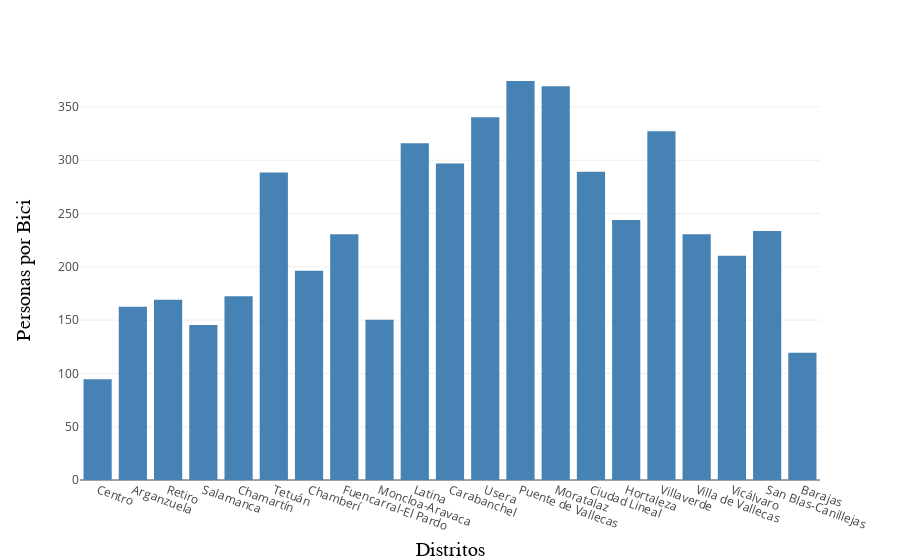

The cell this chart's notebook holds for it:
### Code cell
fig = px.bar(df_con_scrapper, y='personas por bici', x='nombre', 
             labels={'nombre': 'Distrito', 'area': 'Personas por Bici'},
             color_discrete_sequence=['#4682B4'])

fig.update_xaxes(tickangle=20, tickmode='array')
fig.update_xaxes(title_standoff=20)
# Poner el nombre del eje x en negrita
fig.update_xaxes(title_text='Distritos', title_font=dict(size=20, family='Arial', color='black'))

# Poner el nombre del eje y en negrita
fig.update_yaxes(title_text='Personas por Bici', title_font=dict(size=20, family='Arial', color='black'))

### Figure 1 — Plotly figure (JSON) as saved in the notebook; plotly's stock layout.template omitted (floating-point values rounded to 4 significant figures)
{"data": [{"alignmentgroup": "True", "hovertemplate": "Distrito=%{x}<br>personas por bici=%{y}<extra></extra>", "legendgroup": "", "marker": {"color": "#4682B4", "pattern": {"shape": ""}}, "name": "", "offsetgroup": "", "orientation": "v", "showlegend": false, "textposition": "auto", "type": "bar", "x": ["Centro", "Arganzuela", "Retiro", "Salamanca", "Chamartín", "Tetuán", "Chamberí", "Fuencarral-El Pardo", "Moncloa-Aravaca", "Latina", "Carabanchel", "Usera", "Puente de Vallecas", "Moratalaz", "Ciudad Lineal", "Hortaleza", "Villaverde", "Villa de Vallecas", "Vicálvaro", "San Blas-Canillejas", "Barajas"], "xaxis": "x", "y": [94.57, 162.5, 169.1, 145.4, 172.4, 288.5, 196.3, 230.5, 150.3, 316.0, 296.8, 340.4, 374.3, 369.4, 289.2, 243.9, 327.1, 230.5, 210.4, 233.5, 119.3], "yaxis": "y"}], "layout": {"barmode": "relative", "legend": {"tracegroupgap": 0}, "margin": {"t": 60}, "xaxis": {"anchor": "y", "domain": [0, 1], "tickangle": 20, "tickmode": "array", "title": {"font": {"color": "black", "family": "Arial", "size": 20}, "standoff": 20, "text": "Distritos"}}, "yaxis": {"anchor": "x", "domain": [0, 1], "title": {"font": {"color": "black", "family": "Arial", "size": 20}, "text": "Personas por Bici"}}}}
